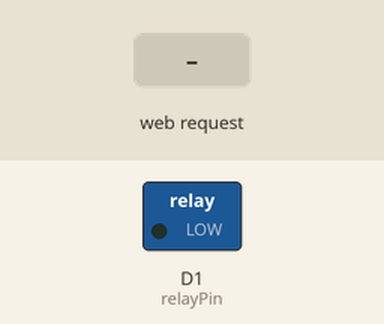
This sketch was run on a simulated ESP8266 (Wemos D1 mini). On the bench: switched loads named in the sketch (green lamp = pin HIGH). The test bench sets the inputs (shaded band). WiFi joins after 1.5 s; servers stay silent unless stated; what the sketch prints to the serial monitor is not drawn.

Above: at 12.7 s.
12.8 s: HTTP request GET /rel=on received
At 14.0 s:
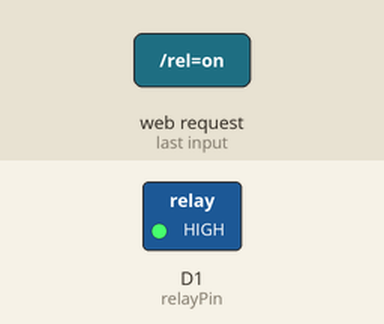
14.3 s: HTTP request GET /rel=off received
At 15.3 s:
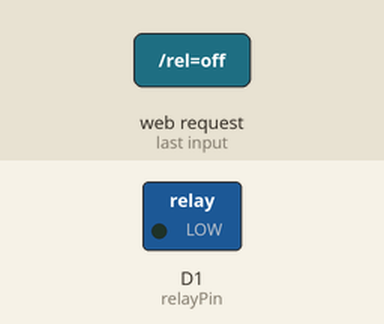
Timing chart, 0 to 17.3 s (numbered marks = the images above; inputs shaded):
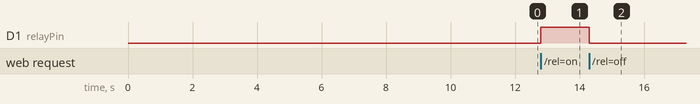

Measured:
- after the input at 12.8 s, D1 (relayPin): LOW → HIGH at once
- after the input at 14.3 s, D1 (relayPin): HIGH → LOW at once

The sketch:

d1_mini_reley.ino
```cpp
#include <ESP8266WiFi.h>

// Replace with your network details

const char* ssid = "Your home SSID here";
const char* password = "your home wifi password";

// Web Server on port 80
int value = LOW;
int ledPin = BUILTIN_LED;
WiFiServer server(80);

const int relayPin = D1;

// only runs once on boot
void setup() {

  pinMode(relayPin, OUTPUT);
  // Initializing serial port for debugging purposes
  Serial.begin(9600);
  delay(10);


  // Connecting to WiFi network
  Serial.println();
  Serial.print("Connecting to ");
  Serial.println(ssid);

  WiFi.hostname("Add host name ex: BedRoom");
  WiFi.begin(ssid, password);

  while (WiFi.status() != WL_CONNECTED) {
    delay(500);
    Serial.print(".");
  }
  Serial.println("");
  Serial.println("WiFi connected");

  // Starting the web server
  server.begin();
  Serial.println("Web server running. Waiting for the ESP IP...");
  delay(10000);

  // Printing the ESP IP address
  Serial.println(WiFi.localIP());
}

// runs over and over again
void loop() {
  // Listenning for new clients
  WiFiClient client = server.available();

  if (client) {
    Serial.println("New client");
    // bolean to locate when the http request ends
    boolean blank_line = true;
    while (client.connected()) {
      if (client.available()) {
        // Read the first line of the request
          String request = client.readStringUntil('\r');
          client.flush();

          // Match the request


          if (request.indexOf("/rel=on") != -1) {
            digitalWrite(ledPin, HIGH);
            //value = HIGH;
            digitalWrite(relayPin, HIGH);
          }
          if (request.indexOf("/rel=off") != -1){
            digitalWrite(ledPin, LOW);
            //value = LOW;
            digitalWrite(relayPin, LOW);
          }
          value=digitalRead(relayPin);
           String s = "HTTP/1.1 200 OK\r\n";
                    s += "Content-Type: application/json\r\n\r\n";
                    s += "{\"data\":{\"message\":\"success\",\"type\":\"reley\",\"state\":\"" +  String(value) + "\"}}";
                    s += "\r\n";
                    s += "\n";

            client.println(s);
            break;

      }
    }
    delay(1);

    Serial.println("Client disconnected.");
  }
}
```
